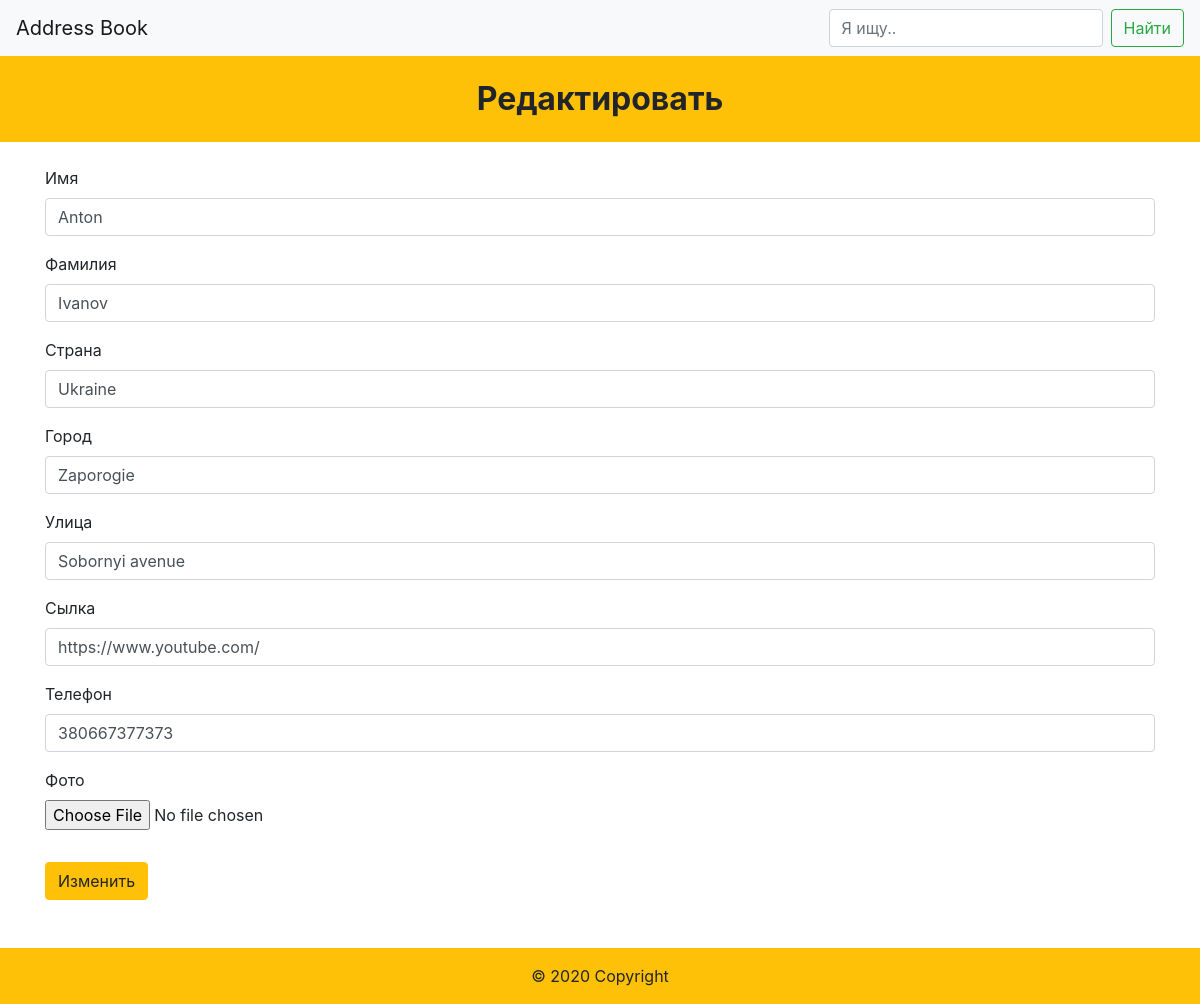
/book/edit/30/, run on the app's committed database.
### book/models.py (models this page shows, shortened)
class Person(models.Model):
    name = models.CharField('Имя', max_length=100)
    sname = models.CharField('Фамилия', max_length=100)
    country = models.CharField('Страна', max_length=100, blank=True, null=True)
    city = models.CharField('Город', max_length=100, blank=True, null=True)
    street = models.CharField('Улица', max_length=100, blank=True, null=True)
    url = models.URLField('Сылка', blank=True, null=True)
    phone = models.CharField('Телефон', max_length=100)
    photo = models.ImageField('Фото', upload_to='photo/', blank=True, null=True)

### book/views.py (the view)
# urls.py: path('edit/<int:pk>/', views.edit, name='edit'),
def edit(request, pk):
        person = Person.objects.get(pk=pk)
        if request.method == "POST":
            person.name = request.POST.get("name")
            person.sname = request.POST.get("sname")
            person.country = request.POST.get("country")
            person.city = request.POST.get("city")
            person.street = request.POST.get("street")
            person.url = request.POST.get("url")
            person.phone = request.POST.get("phone")
            if request.FILES != {}:
                person.photo = request.FILES['photo']
            person.save()
            return HttpResponseRedirect(reverse('book:index'))
        else:
            return render(request, "book/edit.html", {"person": person, 'person_model_form': PersonModelForm(initial={'name': person.name,
                                                                                                                      'sname': person.sname,
                                                                                                                      'country': person.country,
                                                                                                                      'city': person.city,
                                                                                                                      'street': person.street,
                                                                                                                      'url': person.url,
                                                                                                                      'phone': person.phone,
                                                                                                                      'photo': person.photo,})})

### book/forms.py
class PersonModelForm(forms.ModelForm):
    class Meta:
        model = Person
        fields = '__all__'
        widgets = {
            'name': forms.TextInput(attrs={'class': 'form-control'}),
            'sname': forms.TextInput(attrs={'class': 'form-control'}),
            'country': forms.TextInput(attrs={'class': 'form-control'}),
            'city': forms.TextInput(attrs={'class': 'form-control'}),
            'street': forms.TextInput(attrs={'class': 'form-control'}),
            'url': forms.TextInput(attrs={'class': 'form-control'}),
            'phone': forms.TextInput(attrs={'class': 'form-control'}),
        }

### book/templates/book/edit.html (shortened to what this page needs)
{% extends 'book/base.html' %}
{% load static %}
{% block content %}
<h2 class="font-weight-bold text-center bg-warning p-4">
    Редактировать
</h2>
<div class="container">
        <div class="row">
        <div class="col-12 mt-3">
        <form action="{% url 'book:edit' person.id %}"
                  method="post"
                  enctype="multipart/form-data"  >
	                {% for field in  person_model_form %}
                    <label> {{ field.label }} </label>
                    <div class="form-group">
                        {{ field }}
                    </div>
	                {% endfor %}
            <input class="btn btn-warning mt-3" type="submit" value="Изменить">
            </form>
        </div>
    </div>
</div>
{% endblock %}

### data on the page
Person: person_model_form "Anton" "Ivanov" "Ukraine" "Zaporogie" "Sobornyi avenue" "https://www.youtube.com/" "380667377373"

### other printed values
{{ field.label }} "Имя" "Фамилия" "Страна" "Город" "Улица" "Сылка" "Телефон" "Фото"
